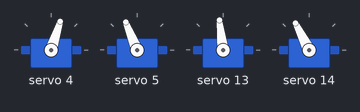
This sketch was run on a simulated Arduino Uno, built with avr-gcc and run on an emulated ATmega328P. Parts: 4 × servo.

Above: at 0.05 s.
At 0.55 s:
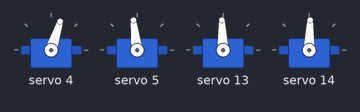
At 1.05 s:
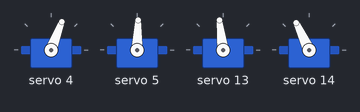
At 2.1 s:
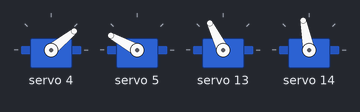
At 3.15 s:
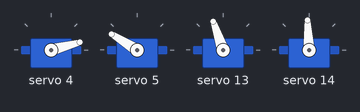
At 4.2 s:
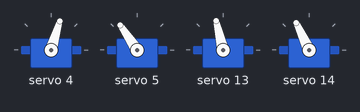
Timing chart, 0 to 5.8 s (numbered marks = the images above):
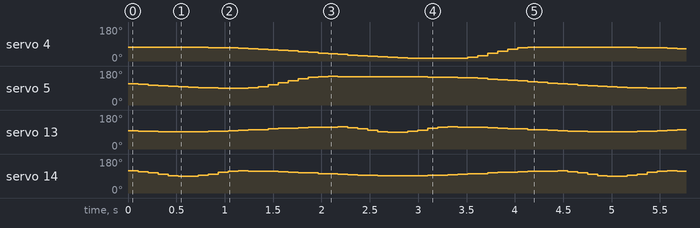

The sketch:

firmware.ino
```cpp
#include <Wire.h>
#include <Adafruit_PWMServoDriver.h>

Adafruit_PWMServoDriver servos = Adafruit_PWMServoDriver(0x40);

unsigned int pos0 = 172;   // ancho de pulso en cuentas para pocicion 0°
unsigned int pos180 = 565; // ancho de pulso en cuentas para la pocicion 180°

/*
  int myInts[6];
  int myPins[] = {2, 4, 8, 3, 6};
  int mySensVals[5] = {2, 4, -8, 3, 2};
  char message[6] = "hello";
*/

int MIN_ang[] = {0, 0, 0, 0, 0, 0, 0, 0, 0, 0, 0};
int MAX_ang[] = {180, 180, 180, 180, 180, 180, 180, 180, 180, 180, 180};
int duty;

#define FEMUR_FL 2
#define FEMUR_FR 4
#define FEMUR_BL 11
#define FEMUR_BR 13
#define TIBIA_FL 3
#define TIBIA_FR 5
#define TIBIA_BL 12
#define TIBIA_BR 14
#define NECK_PITCH 0
#define NECK_YAW 1
#define TAIL 15

const int todos[] = {FEMUR_FL, FEMUR_FR, FEMUR_BL, FEMUR_BR, TIBIA_FL, TIBIA_FR, TIBIA_BL, TIBIA_BR, NECK_PITCH, NECK_YAW, TAIL};
const int femurs[] = {FEMUR_FL, FEMUR_FR, FEMUR_BL, FEMUR_BR};
const int tibias[] = {TIBIA_FL, TIBIA_FR, TIBIA_BL, TIBIA_BR};

int pos_femur[] = {-66, -66, -66, -66, -66, -66, -66, -66, -65, -64, -63, -61, -58, -56, -52, -49, -45, -41, -37, -32, -28, -23, -19, -15, -11, -8, -5, -2, 0, 2, 4, 5, 5, 2, -5, -16, -29, -43, -55, -63, -67, -68, -67, -66, -66, -66, -66, -66, -66, -66, -66, -65, -64, -63, -61, -58, -56, -52, -49, -45, -41, -37, -32, -28, -23, -19, -15, -11, -8, -5, -2, 0, 2, 4, 5, 5, 2, -5, -16, -29, -43, -55, -63, -67, -68, -67, -66, -66, -66, -66, -66, -66, -66, -66, -65, -64, -63, -61, -58, -56, -52, -49, -45, -41, -37, -32, -28, -23, -19, -15, -11, -8, -5, -2, 0, 2, 4, 5, 5, 2, -5, -16, -29, -43, -55, -63, -67, -68, -67, -66, -66, -66, -66, -66, -66, -66, -66, -65, -64, -63, -61, -58, -56, -52, -49, -45, -41, -37, -32, -28, -23, -19, -15, -11, -8, -5, -2, 0, 2, 4, 5, 5, 2, -5, -16, -29, -43, -55, -63, -67, -68, -67};
int pos_tibia[] = {-23, -19, -15, -11, -8, -5, -2, 0, 2, 4, 5, 5, 2, -5, -16, -29, -43, -55, -63, -67, -68, -67, -66, -66, -66, -66, -66, -66, -66, -66, -65, -64, -63, -61, -58, -56, -52, -49, -45, -41, -37, -32, -28, -23, -19, -15, -11, -8, -5, -2, 0, 2, 4, 5, 5, 2, -5, -16, -29, -43, -55, -63, -67, -68, -67, -66, -66, -66, -66, -66, -66, -66, -66, -65, -64, -63, -61, -58, -56, -52, -49, -45, -41, -37, -32, -28, -23, -19, -15, -11, -8, -5, -2, 0, 2, 4, 5, 5, 2, -5, -16, -29, -43, -55, -63, -67, -68, -67, -66, -66, -66, -66, -66, -66, -66, -66, -65, -64, -63, -61, -58, -56, -52, -49, -45, -41, -37, -32, -28, -23, -19, -15, -11, -8, -5, -2, 0, 2, 4, 5, 5, 2, -5, -16, -29, -43, -55, -63, -67, -68, -67, -66, -66, -66, -66, -66, -66, -66, -66, -65, -64, -63, -61, -58, -56, -52, -49, -45, -41, -37, -32, -28};

void setup()
{
  Serial.begin(9600);
  servos.begin();
  servos.setPWMFreq(60); // Frecuecia PWM de 60Hz o T=16,66ms
}

void moverservo(uint8_t nmotor, int ang)
{

  // check limits ang
  /*if (ang < MIN_ang[nmotor])
  {
    ang = MIN_ang[nmotor];
  }
  else if (ang > MAX_ang[nmotor])
  {
    ang = MAX_ang[nmotor];
  }
*/
  duty = map(ang, 0, 180, pos0, pos180);
  servos.setPWM(nmotor, 0, duty);
}

void home()
{
  for (int i = 0; i < sizeof(todos) / sizeof(todos[0]); i++)
  {
    moverservo(todos[i], 80);
    delay(100);
  }
}

void pata()
{
  const uint8_t pos_femur_fr[] = {66, 66, 66, 66, 66, 66, 66, 66, 65, 64, 63, 61, 58, 56, 52, 49, 45, 41, 37, 32, 28, 23, 19, 15, 11, 8, 5, 2, 0, 0, 0, 0, 0, 0, 5, 16, 29, 43, 55, 63, 67, 68, 67, 66, 66, 66, 66, 66, 66, 66, 66, 65, 64, 63, 61, 58, 56, 52, 49, 45, 41, 37, 32, 28, 23, 19, 15, 11, 8, 5, 2, 0, 0, 0, 0, 0, 0, 5, 16, 29, 43, 55, 63, 67, 68, 67, 66, 66, 66, 66, 66, 66, 66, 66, 65, 64, 63, 61, 58, 56, 52, 49, 45, 41, 37, 32, 28, 23, 19, 15, 11, 8, 5, 2, 0, 0, 0, 0, 0, 0, 5, 16, 29, 43, 55, 63, 67, 68, 67, 66, 66, 66, 66, 66, 66, 66, 66, 65, 64, 63, 61, 58, 56, 52, 49, 45, 41, 37, 32, 28, 23, 19, 15, 11, 8, 5, 2, 0, 0, 0, 0, 0, 0, 5, 16, 29, 43, 55, 63, 67, 68, 67};
  const uint8_t pos_tibia_fr[] = {113, 109, 105, 101, 98, 95, 92, 90, 88, 86, 85, 85, 88, 95, 106, 119, 133, 145, 153, 157, 158, 157, 156, 156, 156, 156, 156, 156, 156, 156, 155, 154, 153, 151, 148, 146, 142, 139, 135, 131, 127, 122, 118, 113, 109, 105, 101, 98, 95, 92, 90, 88, 86, 85, 85, 88, 95, 106, 119, 133, 145, 153, 157, 158, 157, 156, 156, 156, 156, 156, 156, 156, 156, 155, 154, 153, 151, 148, 146, 142, 139, 135, 131, 127, 122, 118, 113, 109, 105, 101, 98, 95, 92, 90, 88, 86, 85, 85, 88, 95, 106, 119, 133, 145, 153, 157, 158, 157, 156, 156, 156, 156, 156, 156, 156, 156, 155, 154, 153, 151, 148, 146, 142, 139, 135, 131, 127, 122, 118, 113, 109, 105, 101, 98, 95, 92, 90, 88, 86, 85, 85, 88, 95, 106, 119, 133, 145, 153, 157, 158, 157, 156, 156, 156, 156, 156, 156, 156, 156, 155, 154, 153, 151, 148, 146, 142, 139, 135, 131, 127, 122, 118};
  const uint8_t pos_femur_br[] = {95, 93, 91, 90, 89, 89, 89, 90, 91, 93, 95, 98, 101, 103, 106, 109, 112, 114, 116, 117, 118, 119, 114, 106, 97, 89, 85, 85, 91, 99, 109, 116, 119, 118, 117, 116, 114, 111, 108, 106, 103, 100, 97, 95, 93, 91, 90, 89, 89, 89, 90, 91, 93, 95, 98, 101, 103, 106, 109, 112, 114, 116, 117, 118, 119, 114, 106, 97, 89, 85, 85, 91, 99, 109, 116, 119, 118, 117, 116, 114, 111, 108, 106, 103, 100, 97, 95, 93, 91, 90, 89, 89, 89, 90, 91, 93, 95, 98, 101, 103, 106, 109, 112, 114, 116, 117, 118, 119, 114, 106, 97, 89, 85, 85, 91, 99, 109, 116, 119, 118, 117, 116, 114, 111, 108, 106, 103, 100, 97, 95, 93, 91, 90, 89, 89, 89, 90, 91, 93, 95, 98, 101, 103, 106, 109, 112, 114, 116, 117, 118, 119, 114, 106, 97, 89, 85, 85, 91, 99, 109, 116, 119, 118, 117, 116, 114, 111, 108, 106, 103, 100, 97};
  const uint8_t pos_tibia_br[] = {119, 114, 106, 97, 89, 85, 85, 91, 99, 109, 116, 119, 118, 117, 116, 114, 111, 108, 106, 103, 100, 97, 95, 93, 91, 90, 89, 89, 89, 90, 91, 93, 95, 98, 101, 103, 106, 109, 112, 114, 116, 117, 118, 119, 114, 106, 97, 89, 85, 85, 91, 99, 109, 116, 119, 118, 117, 116, 114, 111, 108, 106, 103, 100, 97, 95, 93, 91, 90, 89, 89, 89, 90, 91, 93, 95, 98, 101, 103, 106, 109, 112, 114, 116, 117, 118, 119, 114, 106, 97, 89, 85, 85, 91, 99, 109, 116, 119, 118, 117, 116, 114, 111, 108, 106, 103, 100, 97, 95, 93, 91, 90, 89, 89, 89, 90, 91, 93, 95, 98, 101, 103, 106, 109, 112, 114, 116, 117, 118, 119, 114, 106, 97, 89, 85, 85, 91, 99, 109, 116, 119, 118, 117, 116, 114, 111, 108, 106, 103, 100, 97, 95, 93, 91, 90, 89, 89, 89, 90, 91, 93, 95, 98, 101, 103, 106, 109, 112, 114, 116, 117, 118};
  for (int i = 0; i < sizeof(pos_femur)/2; i++)
  {
    moverservo(FEMUR_FR, pos_femur_fr[i]);
    moverservo(TIBIA_FR, pos_tibia_fr[i]);
    moverservo(FEMUR_BR, pos_femur_br[i]);
    moverservo(TIBIA_BR, pos_tibia_br[i]);
    delay(100);
  }
}

void loop()
{
  pata();
}
```

Measured:
- by itself, servo 13, servo 14: moves between 88° and 117°, repeating every 4.4 s
